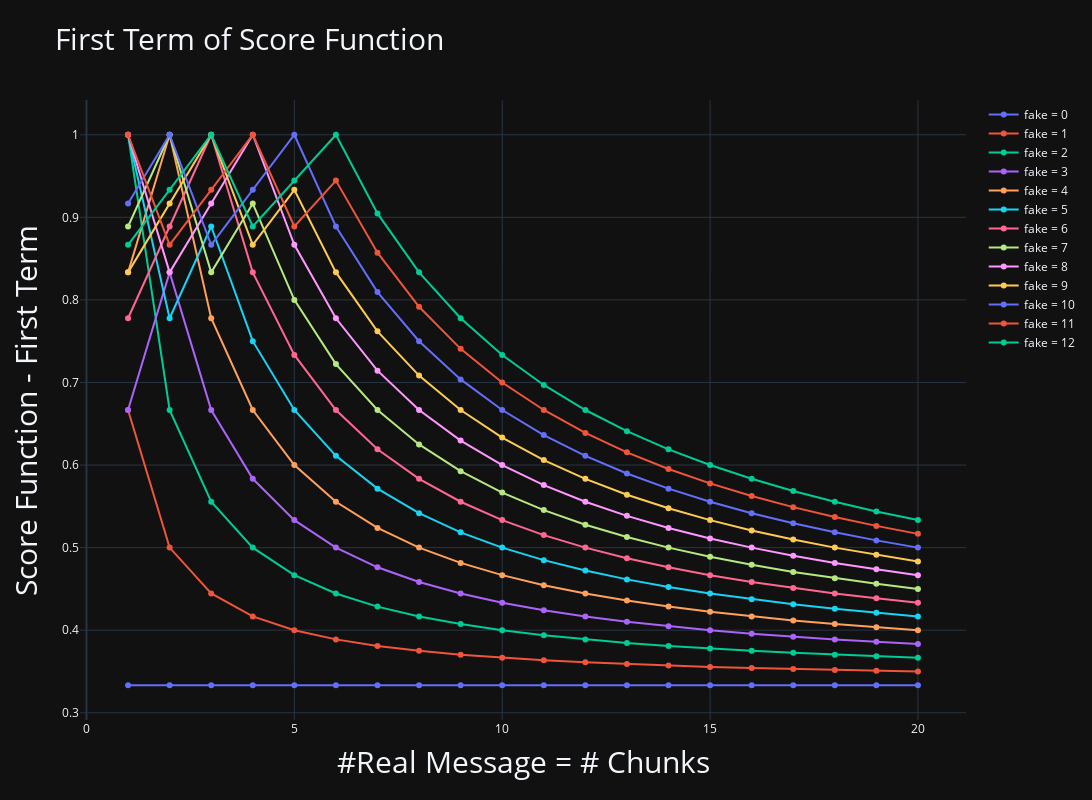

The notebook cell this image was saved under:
### Code cell
def t1(msg_real : int, n_chunks, fake = 6) :

    chunks = (msg_real + fake + 2) // 3 
    for i in range(len(chunks)) : 
        chunks[i] = max(chunks[i], msg_real[i])

    return (msg_real+fake) / (3*(chunks))


x = np.arange(1, 21)

fig = go.Figure()

for f in range(0, 13) : 
    y = t1(x, x[f:], fake=f)
    fig.add_trace(go.Scatter(x=x, y=y, mode='lines+markers', name=f'fake = {f}'))


# set title
fig.update_layout(
    title_text="First Term of Score Function"
)

# set x title
fig.update_xaxes(title_text="#Real Message = # Chunks")


# set y title
fig.update_yaxes(title_text="Score Function - First Term")


# set background color to dark
fig.update_layout(template="plotly_dark")

# set height and width and title font size
fig.update_layout(
    height=800,
    width=1600,
    title_font_size=30
)

# increase titles font size
fig.update_xaxes(title_font_size=30)
fig.update_yaxes(title_font_size=30)


fig.show()

### Figure 1 — Plotly figure (JSON) as saved in the notebook; plotly's stock layout.template omitted (floating-point values rounded to 4 significant figures)
{"data": [{"mode": "lines+markers", "name": "fake = 0", "type": "scatter", "x": [1, 2, 3, 4, 5, 6, 7, 8, 9, 10, 11, 12, 13, 14, 15, 16, 17, 18, 19, 20], "y": [0.3333, 0.3333, 0.3333, 0.3333, 0.3333, 0.3333, 0.3333, 0.3333, 0.3333, 0.3333, 0.3333, 0.3333, 0.3333, 0.3333, 0.3333, 0.3333, 0.3333, 0.3333, 0.3333, 0.3333]}, {"mode": "lines+markers", "name": "fake = 1", "type": "scatter", "x": [1, 2, 3, 4, 5, 6, 7, 8, 9, 10, 11, 12, 13, 14, 15, 16, 17, 18, 19, 20], "y": [0.6667, 0.5, 0.4444, 0.4167, 0.4, 0.3889, 0.381, 0.375, 0.3704, 0.3667, 0.3636, 0.3611, 0.359, 0.3571, 0.3556, 0.3542, 0.3529, 0.3519, 0.3509, 0.35]}, {"mode": "lines+markers", "name": "fake = 2", "type": "scatter", "x": [1, 2, 3, 4, 5, 6, 7, 8, 9, 10, 11, 12, 13, 14, 15, 16, 17, 18, 19, 20], "y": [1, 0.6667, 0.5556, 0.5, 0.4667, 0.4444, 0.4286, 0.4167, 0.4074, 0.4, 0.3939, 0.3889, 0.3846, 0.381, 0.3778, 0.375, 0.3725, 0.3704, 0.3684, 0.3667]}, {"mode": "lines+markers", "name": "fake = 3", "type": "scatter", "x": [1, 2, 3, 4, 5, 6, 7, 8, 9, 10, 11, 12, 13, 14, 15, 16, 17, 18, 19, 20], "y": [0.6667, 0.8333, 0.6667, 0.5833, 0.5333, 0.5, 0.4762, 0.4583, 0.4444, 0.4333, 0.4242, 0.4167, 0.4103, 0.4048, 0.4, 0.3958, 0.3922, 0.3889, 0.386, 0.3833]}, {"mode": "lines+markers", "name": "fake = 4", "type": "scatter", "x": [1, 2, 3, 4, 5, 6, 7, 8, 9, 10, 11, 12, 13, 14, 15, 16, 17, 18, 19, 20], "y": [0.8333, 1, 0.7778, 0.6667, 0.6, 0.5556, 0.5238, 0.5, 0.4815, 0.4667, 0.4545, 0.4444, 0.4359, 0.4286, 0.4222, 0.4167, 0.4118, 0.4074, 0.4035, 0.4]}, {"mode": "lines+markers", "name": "fake = 5", "type": "scatter", "x": [1, 2, 3, 4, 5, 6, 7, 8, 9, 10, 11, 12, 13, 14, 15, 16, 17, 18, 19, 20], "y": [1, 0.7778, 0.8889, 0.75, 0.6667, 0.6111, 0.5714, 0.5417, 0.5185, 0.5, 0.4848, 0.4722, 0.4615, 0.4524, 0.4444, 0.4375, 0.4314, 0.4259, 0.4211, 0.4167]}, {"mode": "lines+markers", "name": "fake = 6", "type": "scatter", "x": [1, 2, 3, 4, 5, 6, 7, 8, 9, 10, 11, 12, 13, 14, 15, 16, 17, 18, 19, 20], "y": [0.7778, 0.8889, 1, 0.8333, 0.7333, 0.6667, 0.619, 0.5833, 0.5556, 0.5333, 0.5152, 0.5, 0.4872, 0.4762, 0.4667, 0.4583, 0.451, 0.4444, 0.4386, 0.4333]}, {"mode": "lines+markers", "name": "fake = 7", "type": "scatter", "x": [1, 2, 3, 4, 5, 6, 7, 8, 9, 10, 11, 12, 13, 14, 15, 16, 17, 18, 19, 20], "y": [0.8889, 1, 0.8333, 0.9167, 0.8, 0.7222, 0.6667, 0.625, 0.5926, 0.5667, 0.5455, 0.5278, 0.5128, 0.5, 0.4889, 0.4792, 0.4706, 0.463, 0.4561, 0.45]}, {"mode": "lines+markers", "name": "fake = 8", "type": "scatter", "x": [1, 2, 3, 4, 5, 6, 7, 8, 9, 10, 11, 12, 13, 14, 15, 16, 17, 18, 19, 20], "y": [1, 0.8333, 0.9167, 1, 0.8667, 0.7778, 0.7143, 0.6667, 0.6296, 0.6, 0.5758, 0.5556, 0.5385, 0.5238, 0.5111, 0.5, 0.4902, 0.4815, 0.4737, 0.4667]}, {"mode": "lines+markers", "name": "fake = 9", "type": "scatter", "x": [1, 2, 3, 4, 5, 6, 7, 8, 9, 10, 11, 12, 13, 14, 15, 16, 17, 18, 19, 20], "y": [0.8333, 0.9167, 1, 0.8667, 0.9333, 0.8333, 0.7619, 0.7083, 0.6667, 0.6333, 0.6061, 0.5833, 0.5641, 0.5476, 0.5333, 0.5208, 0.5098, 0.5, 0.4912, 0.4833]}, {"mode": "lines+markers", "name": "fake = 10", "type": "scatter", "x": [1, 2, 3, 4, 5, 6, 7, 8, 9, 10, 11, 12, 13, 14, 15, 16, 17, 18, 19, 20], "y": [0.9167, 1, 0.8667, 0.9333, 1, 0.8889, 0.8095, 0.75, 0.7037, 0.6667, 0.6364, 0.6111, 0.5897, 0.5714, 0.5556, 0.5417, 0.5294, 0.5185, 0.5088, 0.5]}, {"mode": "lines+markers", "name": "fake = 11", "type": "scatter", "x": [1, 2, 3, 4, 5, 6, 7, 8, 9, 10, 11, 12, 13, 14, 15, 16, 17, 18, 19, 20], "y": [1, 0.8667, 0.9333, 1, 0.8889, 0.9444, 0.8571, 0.7917, 0.7407, 0.7, 0.6667, 0.6389, 0.6154, 0.5952, 0.5778, 0.5625, 0.549, 0.537, 0.5263, 0.5167]}, {"mode": "lines+markers", "name": "fake = 12", "type": "scatter", "x": [1, 2, 3, 4, 5, 6, 7, 8, 9, 10, 11, 12, 13, 14, 15, 16, 17, 18, 19, 20], "y": [0.8667, 0.9333, 1, 0.8889, 0.9444, 1, 0.9048, 0.8333, 0.7778, 0.7333, 0.697, 0.6667, 0.641, 0.619, 0.6, 0.5833, 0.5686, 0.5556, 0.5439, 0.5333]}], "layout": {"height": 800, "title": {"font": {"size": 30}, "text": "First Term of Score Function"}, "width": 1600, "xaxis": {"title": {"font": {"size": 30}, "text": "#Real Message = # Chunks"}}, "yaxis": {"title": {"font": {"size": 30}, "text": "Score Function - First Term"}}}}
